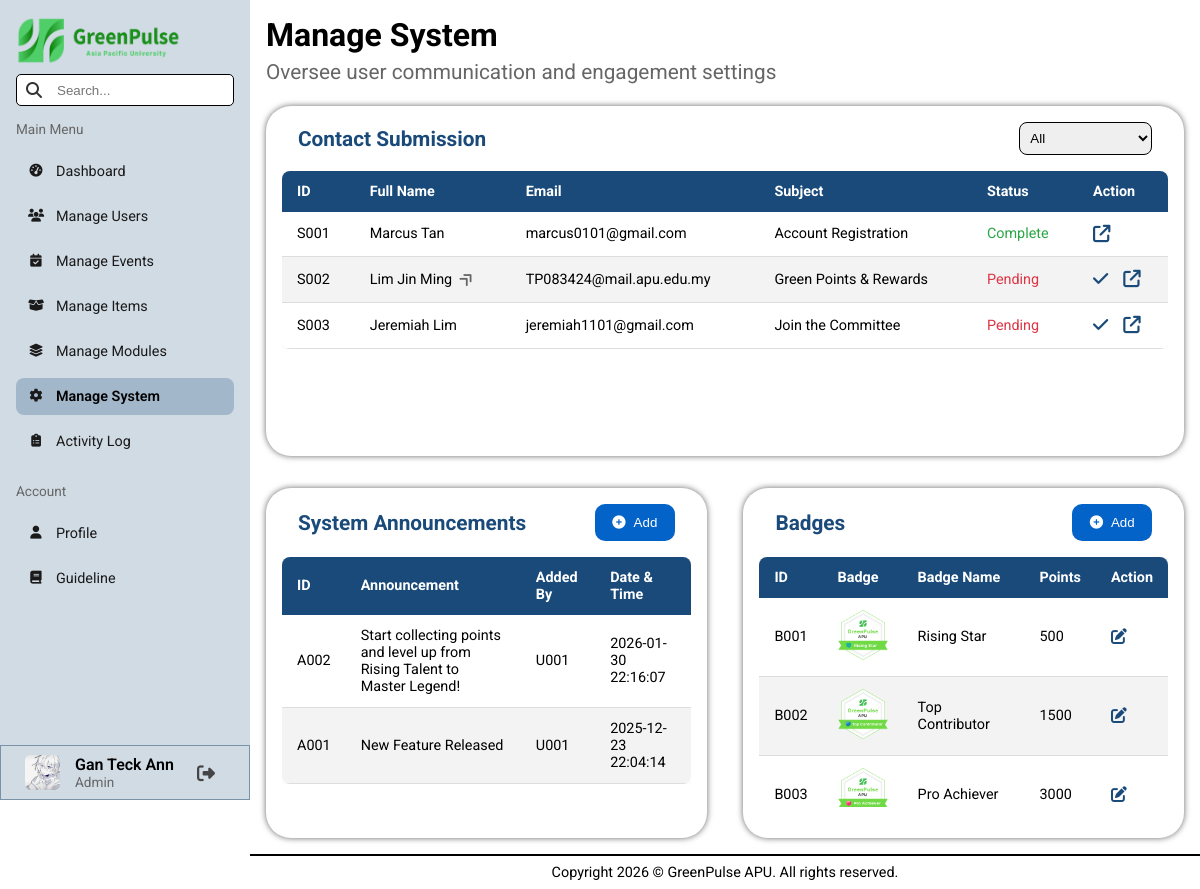
Page /pages/admin/manageSystem.php (signed in) on the committed database.
### tables this page shows
CREATE TABLE `users` (
  `user_id` varchar(8) NOT NULL,
  `name` varchar(100) NOT NULL,
  `nationality` varchar(50) NOT NULL,
  `gender` char(1) NOT NULL,
  `date_of_birth` date NOT NULL,
  `contact_number` varchar(12) NOT NULL,
  `education_email` varchar(50) NOT NULL,
  `course_name` varchar(255) NOT NULL,
  `registration_date` date NOT NULL,
  `password` varchar(255) NOT NULL,
  `safety_question_1` varchar(150) DEFAULT NULL,
  `answer_1` varchar(150) DEFAULT NULL,
  `safety_question_2` varchar(150) DEFAULT NULL,
  `answer_2` varchar(150) DEFAULT NULL,
  `green_points` int(11) DEFAULT NULL,
  `total_earned` int(11) DEFAULT NULL,
  `avatar` varchar(255) DEFAULT NULL,
  `role` varchar(50) NOT NULL,
  `last_login` datetime DEFAULT NULL,
  `account_status` varchar(50) NOT NULL DEFAULT 'Active'
);

CREATE TABLE `contact_submission` (
  `submission_id` varchar(8) NOT NULL,
  `user_id` varchar(8) DEFAULT NULL,
  `full_name` varchar(100) NOT NULL,
  `email_address` varchar(50) NOT NULL,
  `contact_number` varchar(12) NOT NULL,
  `subject` varchar(100) NOT NULL,
  `content` varchar(255) NOT NULL,
  `submission_datetime` datetime NOT NULL,
  `submission_status` varchar(50) NOT NULL DEFAULT 'Pending'
);

CREATE TABLE `announcement` (
  `announcement_id` varchar(8) NOT NULL,
  `user_id` varchar(8) NOT NULL,
  `announcement_details` varchar(255) NOT NULL,
  `announcement_datetime` datetime NOT NULL
);

CREATE TABLE `badges` (
  `badge_id` varchar(8) NOT NULL,
  `badge_name` varchar(50) NOT NULL,
  `badge_image` varchar(255) NOT NULL,
  `points_required` int(11) NOT NULL
);

### backend/sessionData.php (called while the page is built, shortened)
<?php
    $userID = $_SESSION["userID"];
    $userName = $_SESSION["userName"];
?>

### backend/utility.php (called while the page is built, shortened)
<?php
    function statusColor($status) {
        if ($status === "Active" || $status === "Complete" || $status === "Present") {
            return "#28a745";
        }
        elseif ($status === "Inactive" || $status === "Pending" || $status === "Absent") {
            return "#dc3545";
        }
    }
?>

### pages/admin/manageSystem.php (the view, shortened to what this page needs)
<?php
    include("../../conn.php");
    include("../../backend/sessionData.php");
    include("../../backend/utility.php");
    $sql_submission = "SELECT * FROM contact_submission";
    $currentStatus = "";
    $result_submission = mysqli_query($conn, $sql_submission);
    $submissions = array();
    if (mysqli_num_rows($result_submission) > 0) {
        while($row = mysqli_fetch_assoc($result_submission)) {
            $submissions[] = $row;
        }
    }
    $sql_announcement = "SELECT * FROM announcement GROUP BY announcement_datetime DESC";
    $result_announcement = mysqli_query($conn, $sql_announcement);
    $sql_badge = "SELECT * FROM badges";
    $result_badge = mysqli_query($conn, $sql_badge);
?>
<!DOCTYPE html>
<html lang="en">
    <head>
        <link rel="stylesheet" href="../../styles/admin.css">
        <?php include("library.php"); ?>
    </head>
    <body>
        <?php include("header.php"); ?>
        <main class="search-area">
            <h1>Manage System</h1>
            <h2 class="page-subTitle">Oversee user communication and engagement settings</h2>
            <div class="flex-container">
                <div class="contact-submission-container">
                    <div class="contact-submission-header">
                        <h3>Contact Submission</h3>
                        <form action="" method="GET" id="submission-form">
                            <select id="submission-status" name="submissionStatus">
                                <option value="" <?php if($currentStatus == "") echo "selected" ?>>All</option>
                            </select>
                        </form>
                    </div>
                    <div class="table-container desktop-table">
                        <table>
                            <thead>
                                <tr>
                                    <th>ID</th>
                                    <th>Full Name</th>
                                    <th>Email</th>
                                    <th>Subject</th>
                                    <th>Status</th>
                                    <th>Action</th>
                                </tr>
                            </thead>
                            <tbody>
                                <?php
                                    foreach ($submissions as $row) {
                                        $textColor = statusColor($row["submission_status"]);
                                        echo '<tr>
                                                <td>' . $row['submission_id'] . '</td>';
                                                if (!Empty($row["user_id"])) {
                                                    echo '<td>
                                                            <a href="viewUserProfile.php?id=' . $row['user_id'] . '" class="redirect-link" title="View User Profile">
                                                                ' . $row['full_name'] . '
                                                                <i class="fa-solid fa-angle-double-right table-linkIcon"></i>
                                                            </a>
                                                          </td>';
                                                }
                                                else {
                                                    echo '<td>' . $row['full_name'] . '</td>';
                                                }
                                          echo '<td>' . $row['email_address'] . '</td>
                                                <td>' . $row['subject'] . '</td>
                                                <td style="color:' . $textColor . '">' . $row['submission_status'] . '</td>
                                                <td>
                                                    <div class="action-container">';
                                                        if ($row["submission_status"] === "Pending") {
                                                            echo '<form action="" method="GET">
                                                                        <input type="hidden" name="target_submissionID" value="' . $row['submission_id'] . '">
                                                                        <input type="hidden" name="next_status" value="Complete">
                                                                        <button name="btnChangeStatus" type="submit" class="action-btn confirm-btn" title="Complete">
                                                                            <i class="fa-solid fa-check"></i>
                                                                        </button>
                                                                   </form>';
                                                        }
                                                        echo '<a href="viewContactSubmission.php?id=' . $row['submission_id'] . '" class="action-btn" title="View">
                                                            <i class="fa-solid fa-arrow-up-right-from-square"></i>
                                                        </a>
                                                    </div>
                                                </td>
                                              </tr>';
                                    }
                                ?>
                            </tbody>
                        </table>
                    </div>
                </div>
                <div class="manage-system-big-container">
                    <div class="manage-system-container">
                        <div class="manage-system-header">
                            <h3>System Announcements</h3>
                            <button class="add-new-btn addNewAnnouncement-btn">
                                <i class="fa-solid fa-circle-plus"></i>
                                <p>Add</p>
                            </button>
                        </div>
                        <div class="table-container table-handle">
                            <table>
                                <thead>
                                    <tr>
                                        <th>ID</th>
                                        <th>Announcement</th>
                                        <th>Added By</th>
                                        <th>Date & Time</th>
                                    </tr>
                                </thead>
                                <tbody>
                                    <?php
                                        if (mysqli_num_rows($result_announcement) > 0) {
                                            while($row = mysqli_fetch_assoc($result_announcement)) {
                                                echo '<tr>
                                                        <td>' . $row['announcement_id'] . '</td>
                                                        <td>' . $row['announcement_details'] . '</td>
                                                        <td>' . $row['user_id'] . '</td>
                                                        <td>' . $row['announcement_datetime'] . '</td>
                                                      </tr>';
                                            }
                                        }
                                    ?>
                                </tbody>
                            </table>
                        </div>
                    </div>
                    <div class="manage-system-container">
                        <div class="manage-system-header">
                            <h3>Badges</h3>
                            <button class="add-new-btn addnewBadge-btn">
                                <i class="fa-solid fa-circle-plus"></i>
                                <p>Add</p>
                            </button>
                        </div>
                        <div class="table-container table-handle">
                            <table>
                                <thead>
                                    <tr>
                                        <th>ID</th>
                                        <th>Badge</th>
                                        <th>Badge Name</th>
                                        <th>Points</th>
                                        <th>Action</th>
                                    </tr>
                                </thead>
                                <tbody>
                                    <?php
                                        if (mysqli_num_rows($result_badge) > 0) {
                                            while($row = mysqli_fetch_assoc($result_badge)) {
                                                echo '<tr>
                                                        <td>' . $row['badge_id'] . '</td>
                                                        <td><img src="../../' . $row['badge_image'] . '" alt="badge" width="50px" height="50px"></td>
                                                        <td>' . $row['badge_name'] . '</td>
                                                        <td>' . $row['points_required'] . '</td>
                                                        <td>
                                                            <a href="updateBadge.php?id=' . $row['badge_id'] . '" class="action-btn" title="Update">
                                                                <i class="fa-solid fa-pen-to-square"></i>
                                                            </a>
                                                        </td>
                                                      </tr>';
                                            }
                                        }
                                    ?>
                                </tbody>
                            </table>
                        </div>
                    </div>
                </div>
            </div>
        </main>
        <?php include("footer.php"); ?>
    </body>
</html>

### pages/admin/header.php (shortened to what this page needs)
<?php
    $sql_userInfo = "SELECT avatar FROM users WHERE user_id = '$userID'";
    $result_userInfo = mysqli_query($conn, $sql_userInfo);
    $data_userInfo = mysqli_fetch_assoc($result_userInfo);
    $avatar = $data_userInfo["avatar"] ?? "src/avatars/default.png";
?>
<aside id="sidebar">
    <img src="../../src/elements/logo_horizontal.png" alt="Logo" width="165rem" height="50rem" class="desktop_logo">
    <div class="search-box">
        <input type="text" id="txtSearchInput" placeholder="Search...">
    </div>
    <p class="sidebar-subTitle">Main Menu</p>
    <div class="nav-pages">
        <a id="dashboard" href="index.php">
            <i class="fa-solid fa-gauge-high"></i> Dashboard
        </a>
        <a id="manageUsers" href="manageUsers.php">
            <i class="fa-solid fa-users"></i> Manage Users
        </a>
        <a id="manageEvents" href="manageEvents.php">
            <i class="fa-solid fa-calendar-check"></i> Manage Events
        </a>
        <a id="manageItems" href="manageItems.php">
            <i class="fa-solid fa-box-open"></i> Manage Items
        </a>
        <a id="manageModules" href="manageModules.php">
            <i class="fa-solid fa-layer-group"></i> Manage Modules
        </a>
        <a id="ManageSystem" href="manageSystem.php">
            <i class="fa-solid fa-gear"></i> Manage System
        </a>
        <a id="activityLog" href="activityLog.php">
            <i class="fa-solid fa-clipboard-list"></i> Activity Log
        </a>
    </div>
    <p class="sidebar-subTitle">Account</p>
    <div class="nav-pages">
        <a id="profile" href="profile.php">
            <i class="fa-solid fa-user"></i> Profile
        </a>
        <a id="guildeline" href="guideline.php">
            <i class="fa-solid fa-book"></i> Guideline
        </a>
    </div>
    <div class="user-info-section">
        <img src="../../<?php echo $avatar ?>" alt="user_avatar" width="35px" height="35px">
        <div class="user-info-box">
            <p class="name"> <?php echo $userName ?? "Unknown User" ?> </p>
            <p class="role">Admin</p>
        </div>
        <form action="../../backend/logoutRedirect.php" method="POST" class="logout-form">
            <button type="submit" class="logout-btn" title="Logout">
                <i class="fa-solid fa-right-from-bracket"></i>
            </button>
        </form>
    </div>
</aside>

### rows in the picture
users: avatar (picture)
contact_submission: submission_id "S001", full_name "Marcus Tan", email_address "marcus0101@gmail.com", subject "Account Registration", submission_status "Complete"
contact_submission: submission_id "S002", full_name "Lim Jin Ming", email_address "TP083424@mail.apu.edu.my", subject "Green Points & Rewards", submission_status "Pending"
contact_submission: submission_id "S003", full_name "Jeremiah Lim", email_address "jeremiah1101@gmail.com", subject "Join the Committee", submission_status "Pending"
announcement: announcement_id "A002", announcement_details "Start collecting points and level up from Rising Talent to Master Legend!", user "U001", announcement_datetime "2026-01-30 22:16:07"
announcement: announcement_id "A001", announcement_details "New Feature Released", user "U001", announcement_datetime "2025-12-23 22:04:14"
badges: badge_id "B001", badge_image (picture), badge_name "Rising Star", points_required "500"
badges: badge_id "B002", badge_image (picture), badge_name "Top Contributor", points_required "1500"
badges: badge_id "B003", badge_image (picture), badge_name "Pro Achiever", points_required "3000"

### other values in the picture
$userName "Gan Teck Ann"
